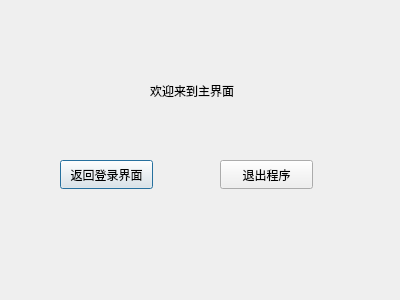
<?xml version="1.0" encoding="UTF-8"?>
<ui version="4.0">
 <class>MainWindow</class>
 <widget class="QDialog" name="MainWindow">
  <property name="geometry">
   <rect>
    <x>0</x>
    <y>0</y>
    <width>400</width>
    <height>300</height>
   </rect>
  </property>
  <property name="windowTitle">
   <string>Dialog</string>
  </property>
  <widget class="QLabel" name="label">
   <property name="geometry">
    <rect>
     <x>150</x>
     <y>70</y>
     <width>111</width>
     <height>41</height>
    </rect>
   </property>
   <property name="text">
    <string>欢迎来到主界面</string>
   </property>
  </widget>
  <widget class="QPushButton" name="pushButton">
   <property name="geometry">
    <rect>
     <x>60</x>
     <y>160</y>
     <width>93</width>
     <height>29</height>
    </rect>
   </property>
   <property name="text">
    <string>返回登录界面</string>
   </property>
  </widget>
  <widget class="QPushButton" name="pushButton_2">
   <property name="geometry">
    <rect>
     <x>220</x>
     <y>160</y>
     <width>93</width>
     <height>29</height>
    </rect>
   </property>
   <property name="text">
    <string>退出程序</string>
   </property>
  </widget>
 </widget>
 <resources/>
 <connections/>
</ui>
